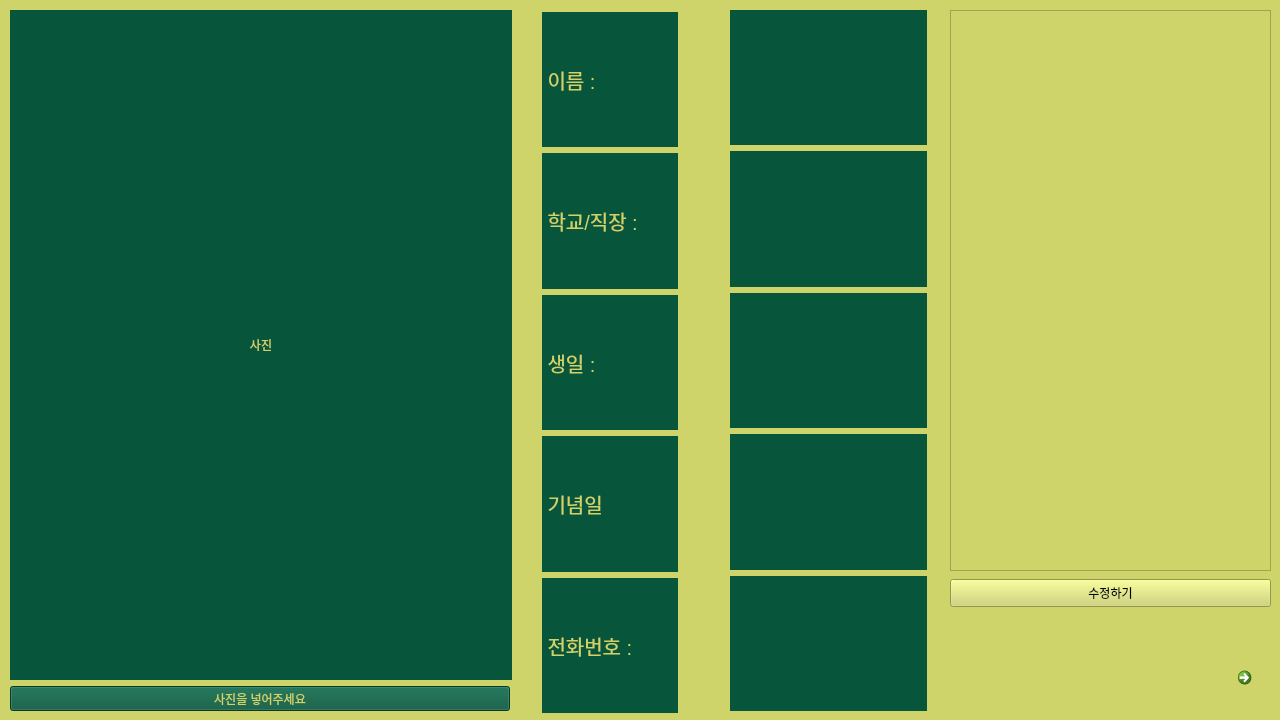
<?xml version="1.0" encoding="UTF-8"?>
<ui version="4.0">
 <class>Dialog</class>
 <widget class="QDialog" name="Dialog">
  <property name="geometry">
   <rect>
    <x>0</x>
    <y>0</y>
    <width>1280</width>
    <height>720</height>
   </rect>
  </property>
  <property name="minimumSize">
   <size>
    <width>1280</width>
    <height>720</height>
   </size>
  </property>
  <property name="windowTitle">
   <string>우리 강아지들</string>
  </property>
  <property name="styleSheet">
   <string notr="true">background-color:rgb(206, 212, 106);
</string>
  </property>
  <widget class="QWidget" name="layoutWidget">
   <property name="geometry">
    <rect>
     <x>10</x>
     <y>10</y>
     <width>502</width>
     <height>701</height>
    </rect>
   </property>
   <layout class="QVBoxLayout" name="verticalLayout">
    <item>
     <widget class="QLabel" name="label">
      <property name="minimumSize">
       <size>
        <width>500</width>
        <height>650</height>
       </size>
      </property>
      <property name="styleSheet">
       <string notr="true">background-color: rgb(7, 85, 59);
color:rgb(206, 212, 106);
</string>
      </property>
      <property name="text">
       <string>사진</string>
      </property>
      <property name="alignment">
       <set>Qt::AlignCenter</set>
      </property>
     </widget>
    </item>
    <item>
     <widget class="QToolButton" name="toolButton">
      <property name="minimumSize">
       <size>
        <width>500</width>
        <height>0</height>
       </size>
      </property>
      <property name="styleSheet">
       <string notr="true">background-color: rgb(7, 85, 59);
color:rgb(206, 212, 106);
</string>
      </property>
      <property name="text">
       <string>사진을 넣어주세요</string>
      </property>
     </widget>
    </item>
   </layout>
  </widget>
  <widget class="QCommandLinkButton" name="commandLinkButton">
   <property name="geometry">
    <rect>
     <x>1230</x>
     <y>660</y>
     <width>40</width>
     <height>40</height>
    </rect>
   </property>
   <property name="styleSheet">
    <string notr="true">background-color: rgb(7, 85, 59);
color:rgb(206, 212, 106);
</string>
   </property>
   <property name="text">
    <string/>
   </property>
  </widget>
  <widget class="QWidget" name="layoutWidget">
   <property name="geometry">
    <rect>
     <x>542</x>
     <y>12</y>
     <width>136</width>
     <height>701</height>
    </rect>
   </property>
   <layout class="QVBoxLayout" name="verticalLayout_2">
    <item>
     <widget class="QLabel" name="label_12">
      <property name="font">
       <font>
        <pointsize>15</pointsize>
       </font>
      </property>
      <property name="styleSheet">
       <string notr="true">background-color: rgb(7, 85, 59);
color:rgb(206, 212, 106);
</string>
      </property>
      <property name="text">
       <string> 이름 :</string>
      </property>
     </widget>
    </item>
    <item>
     <widget class="QLabel" name="label_18">
      <property name="font">
       <font>
        <pointsize>15</pointsize>
       </font>
      </property>
      <property name="styleSheet">
       <string notr="true">background-color: rgb(7, 85, 59);
color:rgb(206, 212, 106);
</string>
      </property>
      <property name="text">
       <string> 학교/직장 :</string>
      </property>
     </widget>
    </item>
    <item>
     <widget class="QLabel" name="label_19">
      <property name="font">
       <font>
        <pointsize>15</pointsize>
       </font>
      </property>
      <property name="styleSheet">
       <string notr="true">background-color: rgb(7, 85, 59);
color:rgb(206, 212, 106);
</string>
      </property>
      <property name="text">
       <string> 생일 :</string>
      </property>
     </widget>
    </item>
    <item>
     <widget class="QLabel" name="label_20">
      <property name="font">
       <font>
        <pointsize>15</pointsize>
       </font>
      </property>
      <property name="styleSheet">
       <string notr="true">background-color: rgb(7, 85, 59);
color:rgb(206, 212, 106);
</string>
      </property>
      <property name="text">
       <string> 기념일</string>
      </property>
     </widget>
    </item>
    <item>
     <widget class="QLabel" name="label_16">
      <property name="font">
       <font>
        <pointsize>15</pointsize>
       </font>
      </property>
      <property name="styleSheet">
       <string notr="true">background-color: rgb(7, 85, 59);
color:rgb(206, 212, 106);
</string>
      </property>
      <property name="text">
       <string> 전화번호 :</string>
      </property>
     </widget>
    </item>
   </layout>
  </widget>
  <widget class="QWidget" name="layoutWidget">
   <property name="geometry">
    <rect>
     <x>730</x>
     <y>10</y>
     <width>197</width>
     <height>701</height>
    </rect>
   </property>
   <layout class="QVBoxLayout" name="verticalLayout_3">
    <item>
     <widget class="QLabel" name="label_a">
      <property name="minimumSize">
       <size>
        <width>195</width>
        <height>0</height>
       </size>
      </property>
      <property name="font">
       <font>
        <pointsize>18</pointsize>
       </font>
      </property>
      <property name="styleSheet">
       <string notr="true">background-color: rgb(7, 85, 59);
color:rgb(206, 212, 106);
</string>
      </property>
      <property name="text">
       <string/>
      </property>
      <property name="alignment">
       <set>Qt::AlignCenter</set>
      </property>
     </widget>
    </item>
    <item>
     <widget class="QLabel" name="label_b">
      <property name="font">
       <font>
        <pointsize>18</pointsize>
       </font>
      </property>
      <property name="styleSheet">
       <string notr="true">background-color: rgb(7, 85, 59);
color:rgb(206, 212, 106);
</string>
      </property>
      <property name="text">
       <string/>
      </property>
      <property name="alignment">
       <set>Qt::AlignCenter</set>
      </property>
     </widget>
    </item>
    <item>
     <widget class="QLabel" name="label_c">
      <property name="font">
       <font>
        <pointsize>18</pointsize>
       </font>
      </property>
      <property name="styleSheet">
       <string notr="true">background-color: rgb(7, 85, 59);
color:rgb(206, 212, 106);
</string>
      </property>
      <property name="text">
       <string/>
      </property>
      <property name="alignment">
       <set>Qt::AlignCenter</set>
      </property>
     </widget>
    </item>
    <item>
     <widget class="QLabel" name="label_d">
      <property name="font">
       <font>
        <pointsize>18</pointsize>
       </font>
      </property>
      <property name="styleSheet">
       <string notr="true">background-color: rgb(7, 85, 59);
color:rgb(206, 212, 106);
</string>
      </property>
      <property name="text">
       <string/>
      </property>
      <property name="alignment">
       <set>Qt::AlignCenter</set>
      </property>
     </widget>
    </item>
    <item>
     <widget class="QLabel" name="label_e">
      <property name="font">
       <font>
        <pointsize>18</pointsize>
       </font>
      </property>
      <property name="styleSheet">
       <string notr="true">background-color: rgb(7, 85, 59);
color:rgb(206, 212, 106);
</string>
      </property>
      <property name="text">
       <string/>
      </property>
      <property name="alignment">
       <set>Qt::AlignCenter</set>
      </property>
     </widget>
    </item>
   </layout>
  </widget>
  <widget class="QPushButton" name="pushButton">
   <property name="geometry">
    <rect>
     <x>950</x>
     <y>579</y>
     <width>321</width>
     <height>28</height>
    </rect>
   </property>
   <property name="text">
    <string>수정하기</string>
   </property>
  </widget>
  <widget class="QPlainTextEdit" name="plainTextEdit_m">
   <property name="geometry">
    <rect>
     <x>950</x>
     <y>10</y>
     <width>321</width>
     <height>561</height>
    </rect>
   </property>
   <property name="font">
    <font>
     <pointsize>15</pointsize>
     <weight>75</weight>
     <bold>true</bold>
    </font>
   </property>
   <property name="toolTip">
    <string>&lt;html&gt;&lt;head/&gt;&lt;body&gt;&lt;p align=&quot;center&quot;&gt;&lt;br/&gt;&lt;/p&gt;&lt;/body&gt;&lt;/html&gt;</string>
   </property>
  </widget>
  <zorder>layoutWidget</zorder>
  <zorder>layoutWidget</zorder>
  <zorder>layoutWidget</zorder>
  <zorder>commandLinkButton</zorder>
  <zorder>pushButton</zorder>
  <zorder>plainTextEdit_m</zorder>
 </widget>
 <resources/>
 <connections>
  <connection>
   <sender>commandLinkButton</sender>
   <signal>clicked()</signal>
   <receiver>Dialog</receiver>
   <slot>nachHause_click_open()</slot>
   <hints>
    <hint type="sourcelabel">
     <x>1239</x>
     <y>679</y>
    </hint>
    <hint type="destinationlabel">
     <x>1214</x>
     <y>694</y>
    </hint>
   </hints>
  </connection>
  <connection>
   <sender>pushButton</sender>
   <signal>clicked()</signal>
   <receiver>Dialog</receiver>
   <slot>N2_3_DspecMODIFY()</slot>
   <hints>
    <hint type="sourcelabel">
     <x>1035</x>
     <y>597</y>
    </hint>
    <hint type="destinationlabel">
     <x>1035</x>
     <y>645</y>
    </hint>
   </hints>
  </connection>
 </connections>
 <slots>
  <slot>nachHause_click_open()</slot>
  <slot>N2_3_DspecMODIFY()</slot>
 </slots>
</ui>
